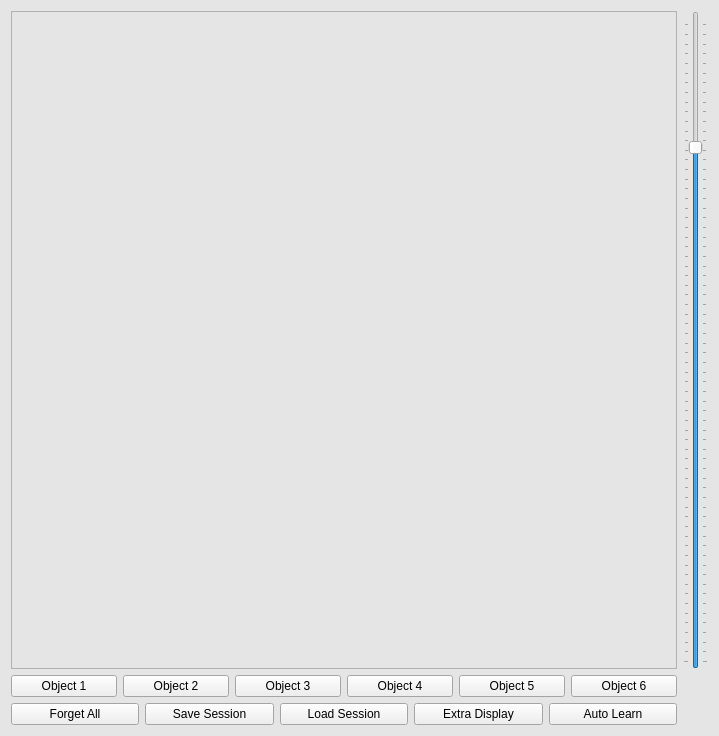
<?xml version="1.0" encoding="UTF-8"?>
<ui version="4.0">
 <class>Form</class>
 <widget class="QWidget" name="Form">
  <property name="geometry">
   <rect>
    <x>0</x>
    <y>0</y>
    <width>719</width>
    <height>736</height>
   </rect>
  </property>
  <property name="palette">
   <palette>
    <active>
     <colorrole role="Base">
      <brush brushstyle="SolidPattern">
       <color alpha="255">
        <red>255</red>
        <green>255</green>
        <blue>255</blue>
       </color>
      </brush>
     </colorrole>
     <colorrole role="Window">
      <brush brushstyle="SolidPattern">
       <color alpha="255">
        <red>236</red>
        <green>236</green>
        <blue>236</blue>
       </color>
      </brush>
     </colorrole>
    </active>
    <inactive>
     <colorrole role="Base">
      <brush brushstyle="SolidPattern">
       <color alpha="255">
        <red>255</red>
        <green>255</green>
        <blue>255</blue>
       </color>
      </brush>
     </colorrole>
     <colorrole role="Window">
      <brush brushstyle="SolidPattern">
       <color alpha="255">
        <red>229</red>
        <green>229</green>
        <blue>229</blue>
       </color>
      </brush>
     </colorrole>
    </inactive>
    <disabled>
     <colorrole role="Base">
      <brush brushstyle="SolidPattern">
       <color alpha="255">
        <red>229</red>
        <green>229</green>
        <blue>229</blue>
       </color>
      </brush>
     </colorrole>
     <colorrole role="Window">
      <brush brushstyle="SolidPattern">
       <color alpha="255">
        <red>229</red>
        <green>229</green>
        <blue>229</blue>
       </color>
      </brush>
     </colorrole>
    </disabled>
   </palette>
  </property>
  <property name="cursor">
   <cursorShape>ArrowCursor</cursorShape>
  </property>
  <property name="mouseTracking">
   <bool>true</bool>
  </property>
  <property name="focusPolicy">
   <enum>Qt::NoFocus</enum>
  </property>
  <property name="windowTitle">
   <string>Form</string>
  </property>
  <layout class="QGridLayout" name="gridLayout_2">
   <item row="1" column="0">
    <widget class="QFrame" name="frame">
     <property name="palette">
      <palette>
       <active>
        <colorrole role="Base">
         <brush brushstyle="SolidPattern">
          <color alpha="255">
           <red>0</red>
           <green>0</green>
           <blue>0</blue>
          </color>
         </brush>
        </colorrole>
       </active>
       <inactive>
        <colorrole role="Base">
         <brush brushstyle="SolidPattern">
          <color alpha="255">
           <red>0</red>
           <green>0</green>
           <blue>0</blue>
          </color>
         </brush>
        </colorrole>
       </inactive>
       <disabled>
        <colorrole role="Base">
         <brush brushstyle="SolidPattern">
          <color alpha="255">
           <red>185</red>
           <green>185</green>
           <blue>185</blue>
          </color>
         </brush>
        </colorrole>
       </disabled>
      </palette>
     </property>
     <property name="frameShape">
      <enum>QFrame::StyledPanel</enum>
     </property>
     <property name="frameShadow">
      <enum>QFrame::Raised</enum>
     </property>
    </widget>
   </item>
   <item row="1" column="1">
    <layout class="QVBoxLayout" name="verticalLayout">
     <item>
      <layout class="QHBoxLayout" name="horizontalLayout_2">
       <item>
        <widget class="QSlider" name="verticalSlider">
         <property name="maximumSize">
          <size>
           <width>16777215</width>
           <height>16777215</height>
          </size>
         </property>
         <property name="minimum">
          <number>0</number>
         </property>
         <property name="maximum">
          <number>1000</number>
         </property>
         <property name="pageStep">
          <number>5</number>
         </property>
         <property name="value">
          <number>800</number>
         </property>
         <property name="orientation">
          <enum>Qt::Vertical</enum>
         </property>
         <property name="invertedAppearance">
          <bool>false</bool>
         </property>
         <property name="tickPosition">
          <enum>QSlider::TicksBothSides</enum>
         </property>
         <property name="tickInterval">
          <number>15</number>
         </property>
        </widget>
       </item>
      </layout>
     </item>
    </layout>
   </item>
   <item row="10" column="0">
    <layout class="QHBoxLayout" name="horizontalLayout">
     <item>
      <widget class="QPushButton" name="pushButton_forget">
       <property name="text">
        <string>Forget All</string>
       </property>
      </widget>
     </item>
     <item>
      <widget class="QPushButton" name="pushButton_save">
       <property name="text">
        <string>Save Session</string>
       </property>
      </widget>
     </item>
     <item>
      <widget class="QPushButton" name="pushButton_load">
       <property name="text">
        <string>Load Session</string>
       </property>
      </widget>
     </item>
     <item>
      <widget class="QPushButton" name="pushButton_disp">
       <property name="text">
        <string>Extra Display</string>
       </property>
      </widget>
     </item>
     <item>
      <widget class="QPushButton" name="pushButton_learn">
       <property name="text">
        <string>Auto Learn</string>
       </property>
      </widget>
     </item>
    </layout>
   </item>
   <item row="3" column="0">
    <layout class="QHBoxLayout" name="horizontalLayout_4">
     <item>
      <widget class="QPushButton" name="pushButton_1">
       <property name="cursor">
        <cursorShape>PointingHandCursor</cursorShape>
       </property>
       <property name="text">
        <string>Object 1</string>
       </property>
      </widget>
     </item>
     <item>
      <widget class="QPushButton" name="pushButton_2">
       <property name="cursor">
        <cursorShape>PointingHandCursor</cursorShape>
       </property>
       <property name="text">
        <string>Object 2</string>
       </property>
      </widget>
     </item>
     <item>
      <widget class="QPushButton" name="pushButton_3">
       <property name="cursor">
        <cursorShape>PointingHandCursor</cursorShape>
       </property>
       <property name="text">
        <string>Object 3</string>
       </property>
      </widget>
     </item>
     <item>
      <widget class="QPushButton" name="pushButton_4">
       <property name="cursor">
        <cursorShape>PointingHandCursor</cursorShape>
       </property>
       <property name="text">
        <string>Object 4</string>
       </property>
      </widget>
     </item>
     <item>
      <widget class="QPushButton" name="pushButton_5">
       <property name="cursor">
        <cursorShape>PointingHandCursor</cursorShape>
       </property>
       <property name="text">
        <string>Object 5</string>
       </property>
      </widget>
     </item>
     <item>
      <widget class="QPushButton" name="pushButton_6">
       <property name="text">
        <string>Object 6</string>
       </property>
      </widget>
     </item>
    </layout>
   </item>
   <item row="3" column="1">
    <widget class="QLabel" name="label_7">
     <property name="maximumSize">
      <size>
       <width>50</width>
       <height>35</height>
      </size>
     </property>
     <property name="text">
      <string/>
     </property>
     <property name="pixmap">
      <pixmap>elab.gif</pixmap>
     </property>
     <property name="scaledContents">
      <bool>true</bool>
     </property>
    </widget>
   </item>
  </layout>
 </widget>
 <resources/>
 <connections/>
</ui>
